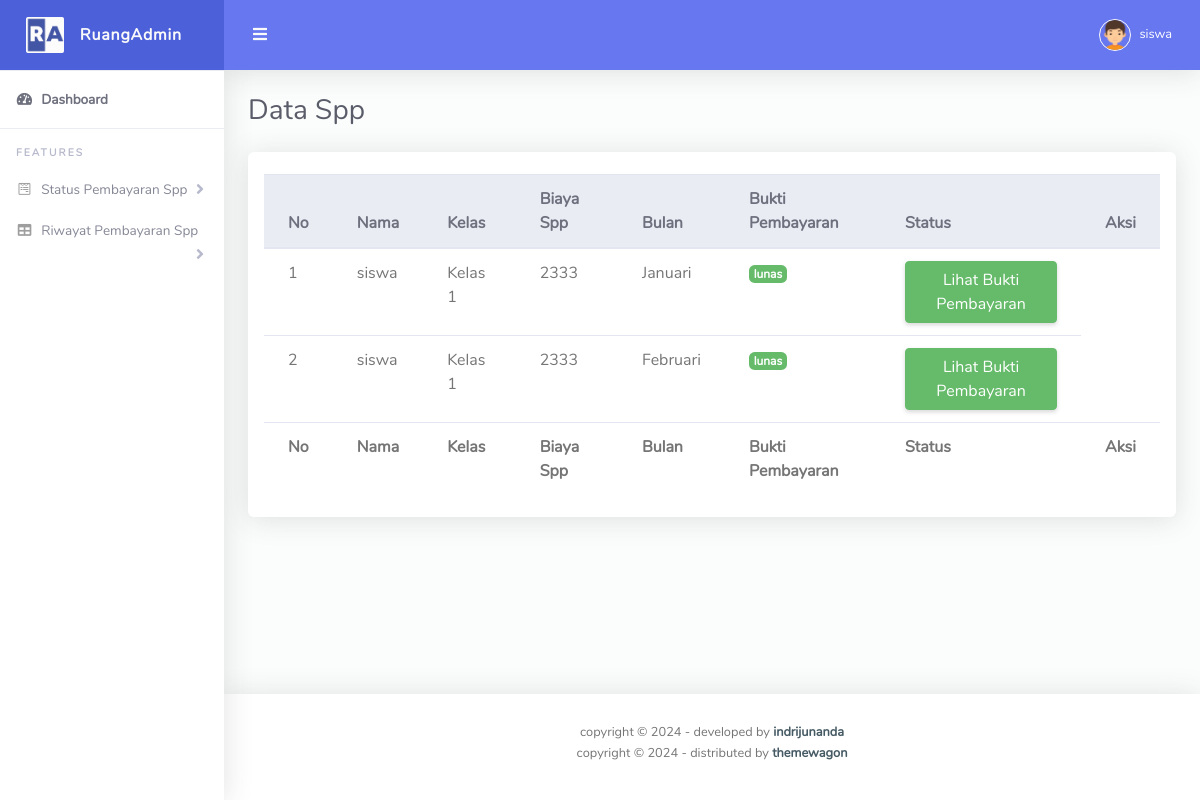
Screenshot of /siswa/spp.php (signed in) with the database file from the repository.
### tables this page shows
CREATE TABLE `pembayaran_221043` (
  `id_221043` int(11) NOT NULL,
  `siswa_id_221043` int(11) DEFAULT NULL,
  `spp_id_221043` int(11) DEFAULT NULL,
  `tanggal_bayar_221043` date DEFAULT NULL,
  `bukti_pembayaran_221043` varchar(255) DEFAULT NULL,
  `bulan_221043` varchar(255) NOT NULL,
  `status_221043` enum('pending','lunas') DEFAULT 'pending'
);

CREATE TABLE `siswa_221043` (
  `id_221043` int(11) NOT NULL,
  `nama_221043` varchar(255) NOT NULL,
  `username_221043` varchar(255) NOT NULL,
  `id_kelas_221043` int(11) NOT NULL,
  `alamat_221043` text DEFAULT NULL,
  `orangtua_id_221043` int(11) DEFAULT NULL,
  `password_221043` varchar(255) NOT NULL
);

CREATE TABLE `kelas_221043` (
  `id_221043` int(11) NOT NULL,
  `kelas_221043` varchar(255) NOT NULL
);

CREATE TABLE `spp_221043` (
  `id_221043` int(11) NOT NULL,
  `id_kelas_221043` int(11) NOT NULL,
  `biaya_221043` decimal(10,0) NOT NULL
);

### siswa/spp.php (the view, shortened to what this page needs)
<?php
include '../koneksi.php';
$siswa_id = $_SESSION['id_siswa'];
?>
<!DOCTYPE html>
<html lang="en">
<head>
  <link href="../assets/vendor/fontawesome-free/css/all.min.css" rel="stylesheet" type="text/css">
  <link href="../assets/vendor/bootstrap/css/bootstrap.min.css" rel="stylesheet" type="text/css">
  <link href="../assets/css/ruang-admin.min.css" rel="stylesheet">
  <link href="../assets/vendor/datatables/dataTables.bootstrap4.min.css" rel="stylesheet">
</head>
<body id="page-top">
  <div id="wrapper">
    <ul class="navbar-nav sidebar sidebar-light accordion" id="accordionSidebar">
      <a class="sidebar-brand d-flex align-items-center justify-content-center" href="index.php">
        <div class="sidebar-brand-icon">
          <img src="img/logo/logo2.png">
        </div>
        <div class="sidebar-brand-text mx-3">RuangAdmin</div>
      </a>
      <hr class="sidebar-divider my-0">
      <li class="nav-item active">
        <a class="nav-link" href="index.php">
          <i class="fas fa-fw fa-tachometer-alt"></i>
          <span>Dashboard</span></a>
      </li>
      <hr class="sidebar-divider">
      <div class="sidebar-heading">
        Features
      </div>
      <li class="nav-item">
        <a class="nav-link collapsed" href="#" data-toggle="collapse" data-target="#collapseForm" aria-expanded="true"
          aria-controls="collapseForm">
          <i class="fab fa-fw fa-wpforms"></i>
          <span>Status Pembayaran Spp</span>
        </a>
      </li>
      <li class="nav-item">
        <a class="nav-link collapsed" href="#" data-toggle="collapse" data-target="#collapseTable" aria-expanded="true"
          aria-controls="collapseTable">
          <i class="fas fa-fw fa-table"></i>
          <span>Riwayat Pembayaran Spp</span>
        </a>
      </li>
    </ul>
    <div id="content-wrapper" class="d-flex flex-column">
      <div id="content">
        <nav class="navbar navbar-expand navbar-light bg-navbar topbar mb-4 static-top">
          <button id="sidebarToggleTop" class="btn btn-link rounded-circle mr-3">
            <i class="fa fa-bars"></i>
          </button>
          <ul class="navbar-nav ml-auto">
            <li class="nav-item dropdown no-arrow">
              <a class="nav-link dropdown-toggle" href="#" id="userDropdown" role="button" data-toggle="dropdown"
                aria-haspopup="true" aria-expanded="false">
                <img class="img-profile rounded-circle" src="../assets/img/boy.png" style="max-width: 60px">
                <span class="ml-2 d-none d-lg-inline text-white small"><?= $_SESSION['nama_siswa'] ?></span>
              </a>
            </li>
          </ul>
        </nav>
        <div class="container-fluid" id="container-wrapper">
          <div class="d-sm-flex align-items-center justify-content-between mb-4">
            <h1 class="h3 mb-0 text-gray-800">Data Spp</h1>
          </div>
          <div class="row">
            <div class="col-lg-12">
              <div class="card mb-4">
                <div class="table-responsive p-3">
                  <table class="table align-items-center table-flush" id="dataTable">
                    <thead class="thead-light">
                      <tr>
                        <th>No</th>
                        <th>Nama</th>
                        <th>Kelas</th>
                        <th>Biaya Spp</th>
                        <th>Bulan</th>
                        <th>Bukti Pembayaran</th>
                        <th>Status</th>
                        <th>Aksi</th>
                      </tr>
                    </thead>
                    <tfoot>
                      <tr>
                        <th>No</th>
                        <th>Nama</th>
                        <th>Kelas</th>
                        <th>Biaya Spp</th>
                        <th>Bulan</th>
                        <th>Bukti Pembayaran</th>
                        <th>Status</th>
                        <th>Aksi</th>
                      </tr>
                    </tfoot>
                    <tbody>
                    <?php
                    $no = 1;
                    $tampil = mysqli_query($koneksi, "SELECT
                                                          pembayaran_221043.*,
                                                          siswa_221043.nama_221043 AS nama_siswa,
                                                          spp_221043.biaya_221043 AS biaya_spp,
                                                          kelas_221043.kelas_221043 AS kelas
                                                      FROM
                                                          pembayaran_221043
                                                      JOIN
                                                          siswa_221043 ON pembayaran_221043.siswa_id_221043 = siswa_221043.id_221043
                                                      JOIN
                                                          kelas_221043 ON siswa_221043.id_kelas_221043 = kelas_221043.id_221043
                                                      JOIN
                                                          spp_221043 ON siswa_221043.id_kelas_221043 = spp_221043.id_kelas_221043
                                                      WHERE
                                                          pembayaran_221043.siswa_id_221043 = '$siswa_id'
                                                      ");
                    while($data = mysqli_fetch_array($tampil)):
                    ?>
                      <tr>
                        <td><?= $no++ ?></td>
                        <td><?= $data['nama_siswa'] ?></td>
                        <td><?= $data['kelas'] ?></td>
                        <td><?= $data['biaya_spp'] ?></td>
                        <td><?= $data['bulan_221043'] ?></td>
                        <td>
                        <?php if ($data['status_221043'] == 'pending'): ?>
                          <span class="badge badge-warning"><?= $data['status_221043'] ?></span>
                        <?php else: ?>
                          <span class="badge badge-success"><?= $data['status_221043'] ?></span>
                        <?php endif; ?>
                      </td>
                        <td>
                            <a class="btn btn-success" href="">Lihat Bukti Pembayaran</a>
                        </td>
                      </tr>
                      <?php
                      endwhile;
                      ?>
                    </tbody>
                  </table>
                </div>
              </div>
            </div>
          </div>
        </div>
      </div>
      <footer class="sticky-footer bg-white">
        <div class="container my-auto">
          <div class="copyright text-center my-auto">
            <span>copyright &copy; <script> document.write(new Date().getFullYear()); </script> - developed by
              <b><a href="https://indrijunanda.gitlab.io/" target="_blank">indrijunanda</a></b>
            </span>
          </div>
        </div>
        <div class="container my-auto py-2">
          <div class="copyright text-center my-auto">
            <span>copyright &copy; <script> document.write(new Date().getFullYear()); </script> - distributed by
              <b><a href="https://themewagon.com/" target="_blank">themewagon</a></b>
            </span>
          </div>
        </div>
      </footer>
    </div>
  </div>
</body>
</html>

### rows the page displays
pembayaran_221043: siswa_id_221043.nama_221043 "siswa", kelas_221043.kelas_221043 "Kelas 1", spp_id_221043.biaya_221043 "2333", bulan_221043 "Januari", status_221043 "lunas"
pembayaran_221043: siswa_id_221043.nama_221043 "siswa", kelas_221043.kelas_221043 "Kelas 1", spp_id_221043.biaya_221043 "2333", bulan_221043 "Februari", status_221043 "lunas"

### other values shown
$_SESSION['nama_siswa'] "siswa"
